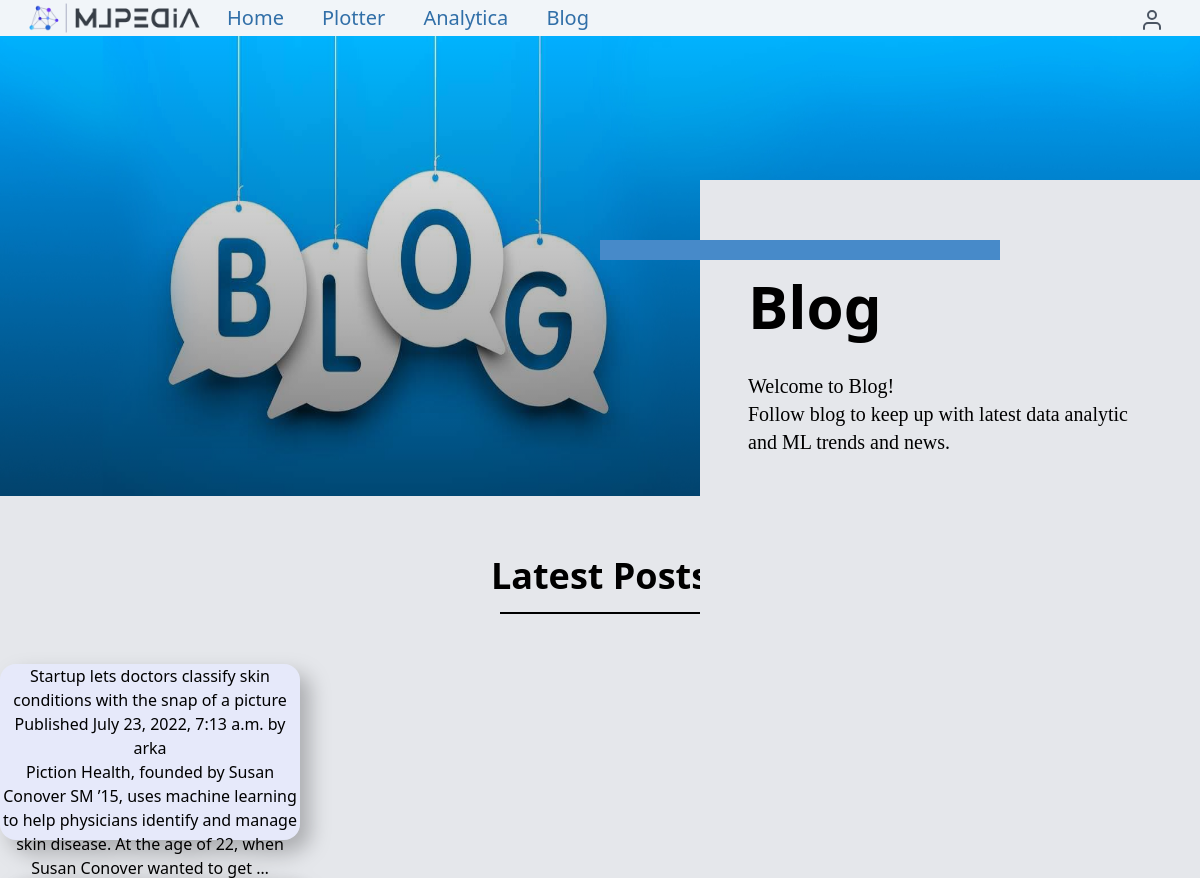
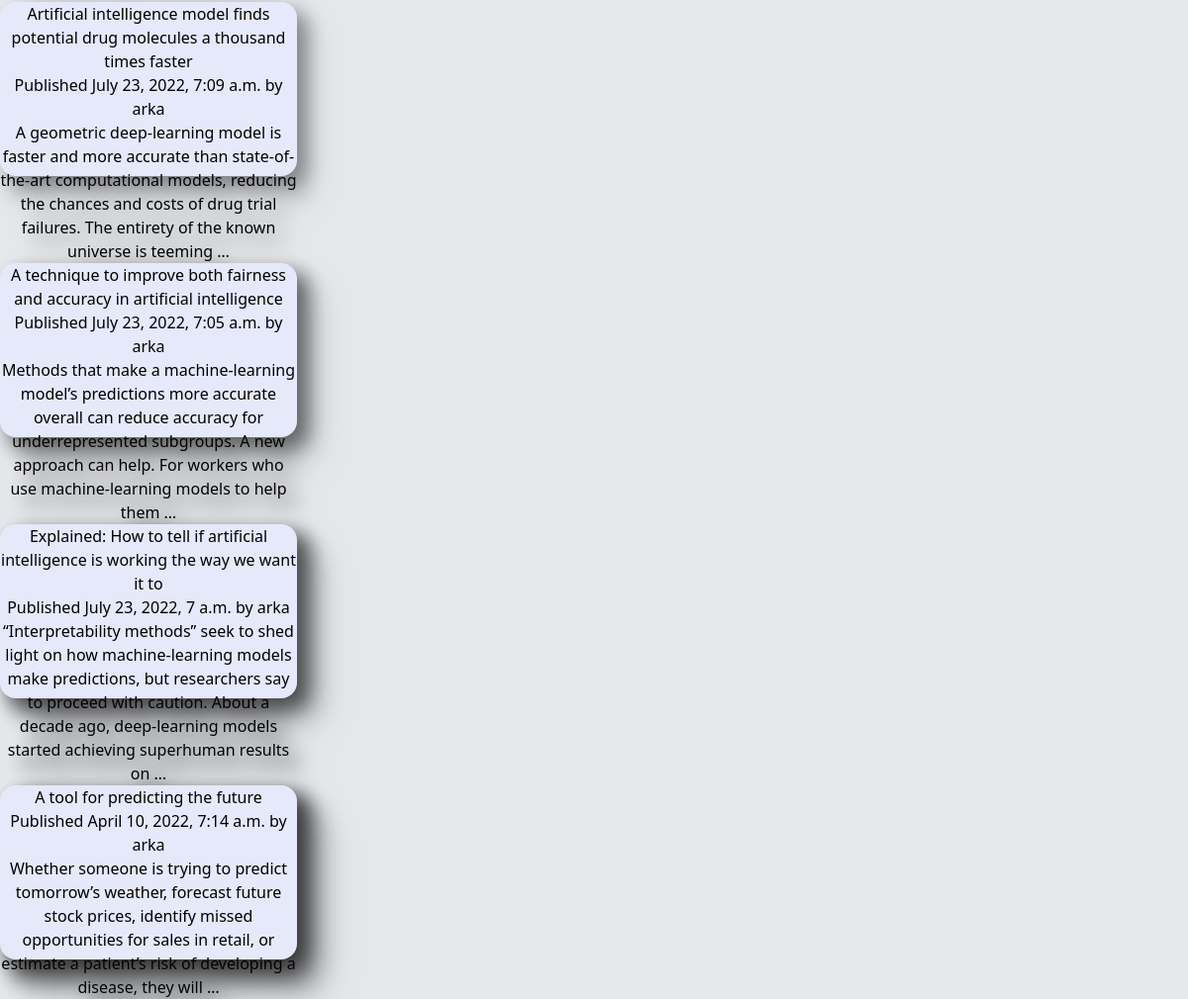
Screenshot of /blog/ with the database file from the repository (2 pictures, top to bottom).
### blog/models.py (models this page shows, shortened)
class Post(models.Model):
    STATUS_CHOICES = (
        ('draft', 'Draft'),
        ('published', 'Published'),
    )
    title = models.CharField(max_length=250)
    image = models.ImageField(upload_to='images/%Y/%m/%d/', blank = True)
    slug = models.SlugField(max_length=250,
                            unique_for_date='publish')
    author = models.ForeignKey(User,
                              on_delete=models.CASCADE,
                              related_name='blog_posts')
    body = models.TextField()
    publish = models.DateTimeField(default=timezone.now)
    created = models.DateTimeField(auto_now_add=True)
    updated = models.DateTimeField(auto_now=True)
    status = models.CharField(max_length=10,
                              choices=STATUS_CHOICES,
                              default='draft')
    objects = models.Manager() # The default manager.
    published = PublishedManager() # Our custom manager.
    class Meta:
        ordering = ('-publish',)
    def get_absolute_url(self):
        return reverse('blog:post_detail',
                       args=[self.publish.year,
                             self.publish.month,
                             self.publish.day, self.slug])

### blog/views.py (the view)
# urls.py: path('', views.post_list, name='post_list'),
def post_list(request):
    posts = Post.published.all()
    return render(request,
                 'blog/post/list.html',
                 {'posts': posts})

### blog/models.py (called while the page is built)
    def get_queryset(self):
        return super().get_queryset().filter(status='published')

### blog/templates/blog/post/list.html
{% extends "base.html" %}
{% load static %}
{% block content %}
<body class="bg-gray-200">
    <img class="h-[460px] w-auto absolute" src="{% static 'img/blogs.jpg' %}" alt="">
    <div class="h-[460px] w-full opacity-50 relative top-0 z-10 bg-gradient-to-t from-black to-transparent"></div>
    <div class=" bg-gray-200 h-[520px] w-5/12 absolute top-[180px] right-1/4 lg:right-0 z-10">
        <div class="h-5 w-1/12 lg:w-[400px] bg-[#478ac9] absolute top-[60px] right-1/2 lg:right-[200px] z-10"></div>
        <div class=" text-3xl lg:text-6xl font-bold absolute top-24 left-12">
            Blog
        </div>
        <div class=" text-base lg:text-xl font-serif h-1/2 absolute top-48 left-12 ">
            Welcome to Blog! <br>
            Follow blog to
            keep up with latest data analytic<br>
             and ML trends and news.
        </div>
    </div>
    <div class=" h-28 w-full relative top-10 flex flex-col items-center">
        <div class="text-black text-4xl relative top-5  font-semibold ">
            Latest Posts <br>
        </div>
        <div class="h-[1.5px] w-2/12  relative top-9 bg-black "></div>
    </div>
    <div class=" h-auto w-full flex items-center">
        <div class=" grid grid-cols-3 relative top-14 gap-x-10 gap-y-24 ">
            {% for post in posts %}
            <div class="bg-[#e6e9fa] text-center h-44 w-[300px] rounded-2xl drop-shadow-[10px_10px_10px_rgba(0,0,0,0.25)]">
                <a href="{{ post.get_absolute_url }}">
                    {{ post.title }}
                </a>
                <p class="date">
                    Published {{ post.publish }} by {{ post.author }}
                </p>
                {{ post.body|truncatewords:30|linebreaks }}
                {% endfor %}
            </div>
        </div>
    </div>
</body>
{% endblock %}

### rows the page displays
Post: title "Startup lets doctors classify skin conditions with the snap of a picture", publish "July 23, 2022, 7:13 a.m.", author "arka", body "Piction Health, founded by Susan Conover SM ’15, uses machine learning to help physicians identify and manage skin disease. At the age of 22, when Susan Conover wanted to get …"
Post: title "Artificial intelligence model finds potential drug molecules a thousand times faster", publish "July 23, 2022, 7:09 a.m.", author "arka", body "A geometric deep-learning model is faster and more accurate than state-of-the-art computational models, reducing the chances and costs of drug trial failures. The entirety of the known universe is teeming …"
Post: title "A technique to improve both fairness and accuracy in artificial intelligence", publish "July 23, 2022, 7:05 a.m.", author "arka", body "Methods that make a machine-learning model’s predictions more accurate overall can reduce accuracy for underrepresented subgroups. A new approach can help. For workers who use machine-learning models to help them …"
Post: title "Explained: How to tell if artificial intelligence is working the way we want it to", publish "July 23, 2022, 7 a.m.", author "arka", body "“Interpretability methods” seek to shed light on how machine-learning models make predictions, but researchers say to proceed with caution. About a decade ago, deep-learning models started achieving superhuman results on …"
Post: title "A tool for predicting the future", publish "April 10, 2022, 7:14 a.m.", author "arka", body "Whether someone is trying to predict tomorrow’s weather, forecast future stock prices, identify missed opportunities for sales in retail, or estimate a patient’s risk of developing a disease, they will …"
